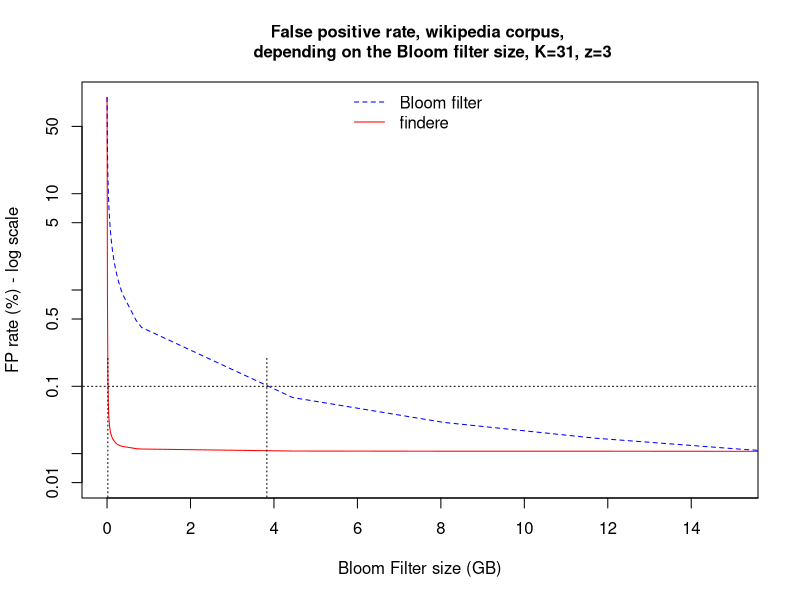

R code for this plot:

pdf(file="fpr_size_wikipedia.pdf",width=6,height=4)
resetPar <- function() {
  dev.new()
  op <- par(no.readonly = TRUE)
  dev.off()
  op
}
resetPar()


dev.new()



#par(mar=c(5,5,3,6), cex.axis=2, cex.lab=2, cex.main = 2)
# par(mar=c(5,5,3,6))
data = read.table("data_findereOnWikipedia.txt", head=T)
data$sizeGiga = data$size/8000000000
162072792/8000000000

dev.off()
plot(data$FPR_findere~data$sizeGiga,xlab="Bloom Filter size (GB)",ylab="FP rate (%) - log scale",pch=15, 
     col="red", log="y",
     yaxt="n",xaxt="n",
     bg = "red", type="l",  cex=2, main="False positive rate, wikipedia corpus, \
     depending on the Bloom filter size, K=31, z=3", 
     cex.main = 1, cex.lab = 1, cex.axis = 1,
     ylim=c(0.01, 100), xlim=c(0, 15))
points(data$FPR_BF~data$sizeGiga,type="l",xlab="",ylab="",pch=19, lty=2, col="blue",  cex=1, xlim=c(0, 15))

yticks<-c(0.01,0.02,0.1,0.5,1,5,10, 50)
axis(2,at=yticks,labels=yticks)
xticks<-c(0,2,4,6,8,10,12,14,16)
axis(1,at=xticks,labels=xticks)


par(new = TRUE)#, mar=c(5,5,3,6))


segments(-1000, 0.1, 20, 0.1,
         col = par("fg"), lty = 3, lwd = par("lwd"), cex=2)


segments(0.02, 0.000001,  0.02, 0.2,
         col = par("fg"), lty = 3, lwd = par("lwd"), cex=2)

segments(3.83, 0.000001, 3.83, 0.2,
         col = par("fg"), lty = 3, lwd = par("lwd"), cex=2)



par(new = TRUE)#, mar=c(5,5,3,6))

legend( x="top", 
        legend=c("Bloom filter","findere"), 
        col=c("blue","red"), lty=c(2,1),
        lwd=1, merge=TRUE, bty = "n", cex=c(1,1) )


dev.off()



